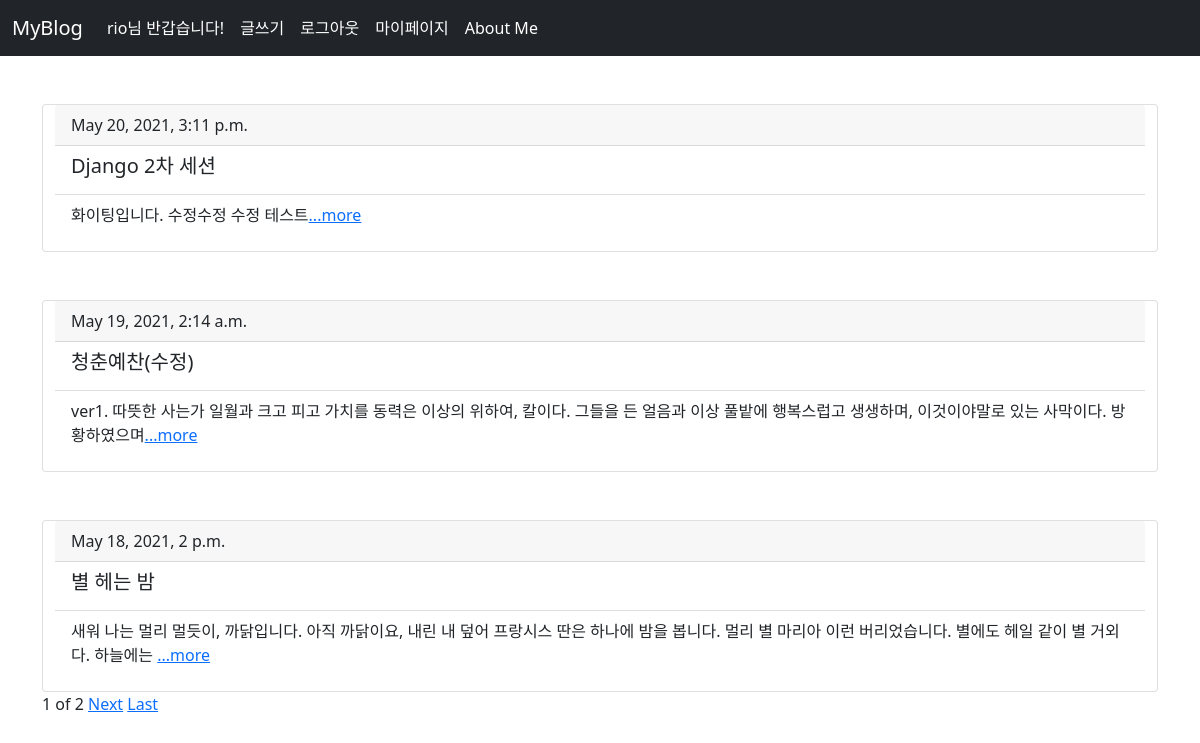
The app's page / (signed in) with its own data.
### blog/models.py (models this page shows, shortened)
class Blog(models.Model):
    title = models.CharField(max_length=200)
    pub_date = models.DateTimeField('date published')
    body = models.TextField(null=True)
    def summary(self):
        return self.body[:100]

### blog/views.py (the view)
# urls.py: 2. Add a URL to urlpatterns:  path('', views.home, name='home')
def home(request):
    blogs=Blog.objects
    blog_list = Blog.objects.all()
    paginator = Paginator(blog_list,3)
    page = request.GET.get('page')
    posts = paginator.get_page(page)
    return render(request, 'home.html',{'blogs':blogs, 'posts':posts})

### blog/templates/home.html (shortened to what this page needs)
{% extends 'base.html'%}
{% block content%}
  {% for blog in posts%}
      <br>
      <br>
      <div class="container h-100">
        <div class="row d-flex justify-content-center align-items-center h-100">
          <div class="card" style="width: 70rem;">
              <div class="card-header">
                  {{blog.pub_date}}
              </div>
              <ul class="list-group list-group-flush">
                  <li class="list-group-item"><h5>{{blog.title}}</h5></li>
                  <li class="list-group-item"><p>{{blog.summary}}<a href="{% url 'detail' blog.id %}">...more</a></p></li>
              </ul>
          </div>
        </div>
      </div>
  {% endfor %}
  <span>{{posts.number}}</span>
  <span>of</span>
  <span>{{posts.paginator.num_pages}}</span>
  {%if posts.has_next%}
      <a href="?page={{posts.next_page_number}}">Next</a>
      <a href="?page={{posts.paginator.num_pages}}">Last</a>
  {%endif%}
{%endblock%}

### rioproject/templates/base.html (shortened to what this page needs)
<!DOCTYPE html>
<html lang="en">
<head>
    <link href="https://cdn.jsdelivr.net/npm/bootstrap@5.0.1/dist/css/bootstrap.min.css" rel="stylesheet">
</head>
<body>
    <nav class="navbar navbar-expand-lg navbar-dark bg-dark">
        <div class="container-fluid">
          <a class="navbar-brand" href="{% url 'home' %}">MyBlog</a>
          <div class="collapse navbar-collapse" id="navbarNav">
            <ul class="navbar-nav">
            {%if user.is_authenticated%}
              <li class="nav-item">
                <a class="nav-link active" aria-current="page">{{user.username}}님 반갑습니다!</a>
              </li>
              <li class="nav-item">
                <a class="nav-link active" aria-current="page" href="{% url 'new' %}">글쓰기</a>
              </li>
              <li class="nav-item">
                <a class="nav-link active" aria-current="page" href="{% url 'logout' %}">로그아웃</a>
              </li>
              <li class="nav-item">
                <a class="nav-link active" aria-current="page" href="{% url 'mypage' %}">마이페이지</a>
              </li>
              <li class="nav-item">
                <a class="nav-link active" href="{% url 'aboutme' %}">About Me</a>
              </li>
            {%endif%}
            </ul>
          </div>
        </div>
      </nav>
      <div class = "container">
          {%block content%}
          {%endblock%}
      </div>
</body>
</html>

### records on screen
Blog: pub_date "May 20, 2021, 3:11 p.m.", title "Django 2차 세션", summary "화이팅입니다. 수정수정 수정 테스트"
Blog: pub_date "May 19, 2021, 2:14 a.m.", title "청춘예찬(수정)", summary "ver1. 따뜻한 사는가 일월과 크고 피고 가치를 동력은 이상의 위하여, 칼이다. 그들을 든 얼음과 이상 풀밭에 행복스럽고 생생하며, 이것이야말로 있는 사막이다. 방황하였으며"
Blog: pub_date "May 18, 2021, 2 p.m.", title "별 헤는 밤", summary "새워 나는 멀리 멀듯이, 까닭입니다. 아직 까닭이요, 내린 내 덮어 프랑시스 딴은 하나에 밤을 봅니다. 멀리 별 마리아 이런 버리었습니다. 별에도 헤일 같이 별 거외다. 하늘에는"

### other values on screen
{{ user.username }} "rio"
{{ posts.number }} "1"
{{ posts.paginator.num_pages }} "2"
